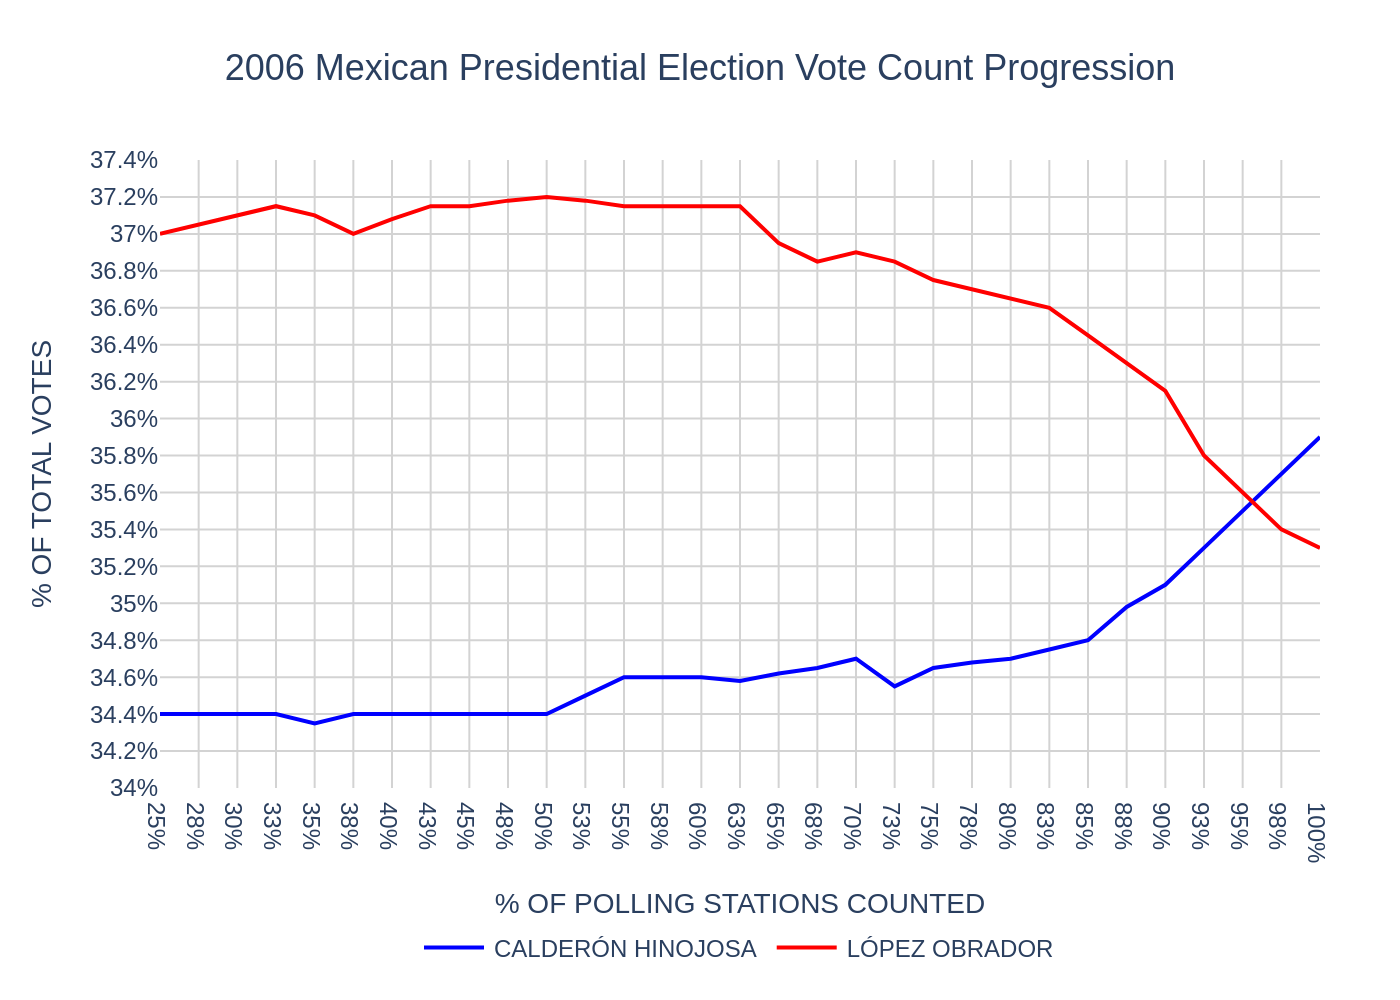

Source code (Python):
import sys
import json
import pathlib
import plotly.graph_objects as go

# Check for command-line argument
if len(sys.argv) != 2:
    print("Usage: python script.py <path_to_json_file>")
    sys.exit(1)

json_path = sys.argv[1]

# Read data from the specified JSON file
try:
    with open(json_path, 'r', encoding='utf-8') as f:
        chart_info = json.load(f)
except FileNotFoundError:
    print(f"Error: JSON file not found at {json_path}")
    sys.exit(1)
except json.JSONDecodeError:
    print(f"Error: Could not decode JSON from {json_path}")
    sys.exit(1)

# Extract data, texts, and colors from the JSON structure
chart_data = chart_info.get('chart_data', {})
texts = chart_info.get('texts', {})
colors = chart_info.get('colors', [])
categories = chart_data.get('categories', [])
series_data = chart_data.get('series', [])

# Initialize the figure
fig = go.Figure()

# Add traces for each data series, iterating to preserve order
for i, series in enumerate(series_data):
    fig.add_trace(go.Scatter(
        x=categories,
        y=series.get('y', []),
        name=series.get('name', ''),
        mode='lines',
        line=dict(color=colors[i % len(colors)]) # Use modulo to prevent index errors
    ))

# Build the title string
title_text = texts.get('title', '')
if texts.get('subtitle'):
    title_text += f"<br><sub>{texts['subtitle']}</sub>"

# Update layout
fig.update_layout(
    title=dict(
        text=title_text,
        x=0.5,
        font=dict(size=18)
    ),
    xaxis=dict(
        title=texts.get('x_axis_title', ''),
        tickmode='array',
        tickvals=categories,
        ticktext=categories,
        showgrid=True,
        gridcolor='lightgrey',
        zeroline=False
    ),
    yaxis=dict(
        title=texts.get('y_axis_title', ''),
        range=[34.0, 37.4],
        dtick=0.2,
        ticksuffix='%',
        showgrid=True,
        gridcolor='lightgrey',
        zeroline=False
    ),
    legend=dict(
        orientation="h",
        yanchor="bottom",
        y=-0.3,
        xanchor="center",
        x=0.5
    ),
    plot_bgcolor='white',
    paper_bgcolor='white',
    font=dict(
        family="Arial",
        size=12
    ),
    margin=dict(t=80, b=100, l=80, r=40),
    width=1000,
    height=600
)

# Derive output filename from the input JSON path
output_filename = pathlib.Path(json_path).stem + ".png"

# Save the figure as a PNG image
fig.write_image(output_filename, scale=2)

print(f"Chart saved as {output_filename}")
